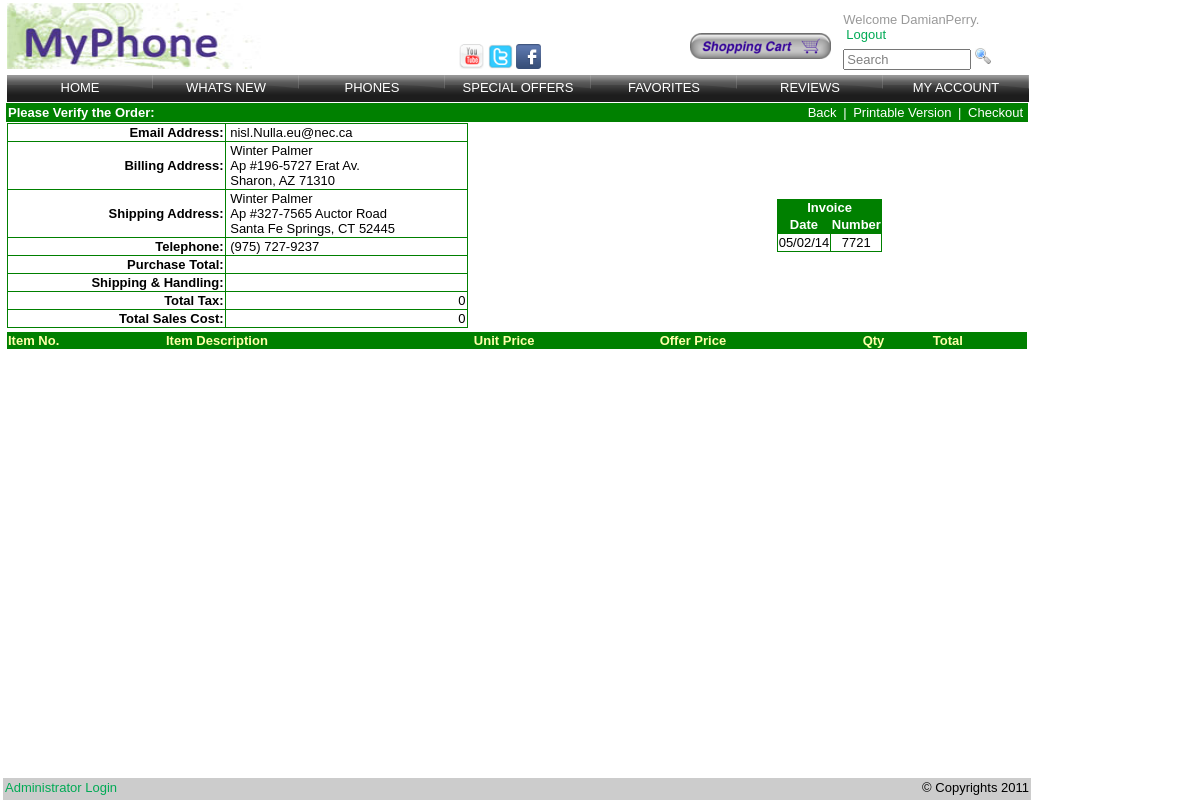
/check_out.php (signed in), run on the app's committed database.
### tables this page shows
CREATE TABLE IF NOT EXISTS `Customer` (
  `Customer_ID` int(11) NOT NULL AUTO_INCREMENT,
  `User_ID` varchar(45) NOT NULL,
  `User_PWD` varchar(45) NOT NULL,
  `FirstName` varchar(45) NOT NULL,
  `LastName` varchar(45) NOT NULL,
  `ShippingAddress` varchar(45) NOT NULL,
  `BillingAddress` varchar(45) NOT NULL,
  `Email` varchar(45) NOT NULL,
  `PhoneNumber` varchar(45) NOT NULL,
  `ShippingCity` varchar(45) NOT NULL,
  `ShippingState` varchar(45) NOT NULL,
  `ShippingZip` varchar(45) NOT NULL,
  `BillingCity` varchar(45) NOT NULL,
  `BillingState` varchar(45) NOT NULL,
  `BillingZip` varchar(45) NOT NULL,
  PRIMARY KEY (`Customer_ID`),
  UNIQUE KEY `User_ID_UNIQUE` (`User_ID`),
  UNIQUE KEY `Email_UNIQUE` (`Email`)
);

### html/include/Customer.php (called while the page is built, shortened)
<?php
require_once 'utils.php';
class Customer
{
	function __construct($row)
	{
		$this->User_ID = $row["User_ID"];
	}
}
function customerIsLoggedIn()
{
	if (isset($_SESSION["myusername"]))
		return true;
	return false;
}
function getLoggedInCustomer()
{
	if (customerIsLoggedIn())
		return loadCustomerFromDB($_SESSION["myusername"]);
	else
		return null;
}
function loadCustomerFromDB($UID)
{
	$con1 = db_connection_init();
	$result = mysql_query("SELECT * FROM  `Customer` WHERE  `User_ID` = '" . $UID . "'", $con1);
	$a = mysql_fetch_array($result);
	return new Customer($a);
}
?>

### html/check_out.php (the view, shortened to what this page needs)
<?php
	require_once 'include/utils.php';
	require_once 'include/Customer.php';
	require_once 'include/Body.php';
	$tax = round(($_SESSION['subTotal'] * .074),2);
	$total = $_SESSION['subTotal'] + $_POST['shipping'] + $tax;
	$customer = unserialize($_SESSION['customer']);
	$INVNUM = mt_rand(1000,9999);
?>
<html>
	<head>
	</head>
	<body>
		<div id="wrapper">
			<div id="main">
				<div class="panel">
					<?php menu_bar(); ?>
				</div>
			<div style="padding-top:1px"></div>
			<div id="PITA">
				<table id="tblHeader">
					<tr>
						<td>
							<b>Please Verify the Order:</b>
						</td>
						<td class="alt">
							<a class="alt" href="javascript:javascript:history.go(-1)">Back</a> |
							<a class="flip" id="flip" href="javascript:void(0)">Printable Version</a> |
							<a class="alt" href="OrderComplete.php">Checkout</a>
						</td>
					</tr>
				</table>
				<div class="Regular">
					<table id="tblContainer">
						<tr>
							<td>
								<table id="tblDetails">
									<tr>
										<td class="alt">
											<b>Email Address:</b>
										</td>
										<td>
											<?php echo spacer(1) . $customer->Email; ?>
										</td>
									</tr>
									<tr>
										<td class="alt">
											<b>Billing Address:</b>
										</td>
										<td>
											<?php
												echo spacer(1) . $customer->FirstName . spacer(1) . $customer->LastName . "<br />";
												echo spacer(1) . $customer->BillingAddress . "<br />";
												echo spacer(1) . $customer->BillingCity . ", " . $customer->BillingState . spacer(1) . $customer->BillingZip . "<br />";
											?>
										</td>
									</tr>
									<tr>
										<td class="alt">
											<b>Shipping Address:</b>
										</td>
										<td>
											<?php
												echo spacer(1) . $customer->FirstName . spacer(1) . $customer->LastName . "<br />";
												echo spacer(1) . $customer->ShippingAddress . "<br />";
												echo spacer(1) . $customer->ShippingCity . ", " . $customer->ShippingState . spacer(1) . $customer->ShippingZip . "<br />";
											?>
										</td>
									</tr>
									<tr>
										<td class="alt">
											<b>Telephone:</b>
										</td>
										<td>
											<?php echo spacer(1) . $customer->PhoneNumber ?>
										</td>
									</tr>
									<tr>
										<td class="alt">
											<b>Purchase Total:</b>
										</td>
										<td class="alt">
										</td>
									</tr>
									<tr>
										<td class="alt">
											<b>Shipping &#38; Handling:</b>
										</td>
										<td class="alt">
										</td>
									</tr>
									<tr>
										<td class="alt">
											<b>Total Tax:</b>
										</td>
										<td class="alt">
											<?php echo $tax; ?>
										</td>
									</tr>
									<tr>
										<td class="alt">
											<b>Total Sales Cost:</b>
										</td>
										<td class="alt">
											<?php echo $total; ?>
										</td>
									</tr>
								</table>
							</td>
							<td>
								<table id="tblInvoice">
									<tr>
										<th colspan=2>Invoice</th>
									</tr>
									<tr>
										<th>Date</th>
										<th>Number</th>
									</tr>
									<tr>
										<td><?php echo getTime("m/d/y"); ?></td>
										<td><?php echo $INVNUM; ?></td>
									</tr>
								</table>
							</td>
						</tr>
						<tr>
							<td></td>
						</tr>
						<tr>
							<td colspan=2>
								<table id="tblItem">
									<tr class="alt">
										<th>Item No.</th>
										<th>Item Description</th>
										<th>Unit Price</th>
										<th>Offer Price</th>
										<th>Qty</th>
										<th>Total</th>
									</tr>
								</table>
							</td>
						</tr>
					</table>
				</div>
				<table width="1024">
					<tr style="width:inherit;height:100px">
						<td></td>
					</tr>
				</table>
			</div>
			<div class="panel">
			</div>
		</div>
		</div>
	</body>
</html>

### html/parts/menubar.php (shortened to what this page needs)
<table width='1024' border=0>
	<tr style='width:inherit;'>
		<td width='254' rowspan="3">
			<a href='index.php'><img src='images/logo.jpg' width='255' height='66' /></a>
		</td>
		<td style='width: 168px' rowspan="3"></td>
		<td style='width: 208px' rowspan="3" valign="bottom">
			<a class='plain' href='http://www.youtube.com'><img src='images/youtube.png' width='25' height='25' alt='YouTube' /></a>
			<a class='plain' href='http://www.twitter.com'><img src='images/twitter.png' width='25' height='25' alt='Twitter' /></a>
			<a class='plain' href='http://www.facebook.com'><img src='images/facebook.png' width='25' height='25' alt='Facebook' /></a>
		</td>
		<td width='163' align='center' style='color: #4E358C; width: 150px; padding-top:20px;' rowspan="3">
			<form name="shopcart" action="shopping_cart.php" method="post">
				<a class='plain' href='#' onclick='document.shopcart.submit()' target='_self'>
				</a>
			</form>
		</td>
		<td class="login_text">
			<form id="login_form" name="myacct" action="myAccount.php" method="post">
				<?php
					if (customerIsLoggedIn())
					{
						$c = loadCustomerFromDB($_SESSION["myusername"]);
						echo "Welcome " . $c->User_ID . ". ";
					?>
						<a href="#" id="logout_show">Logout</a>
					<?php
					}
					else
					{
						echo "Not logged in. ";
					?>
						<input type='hidden' name='login' />
						<a href="#" id="login_show">Login</a>
					<?php
					}
				?>
			</form>
		</td>
	</tr>
	<tr>
		<td width='173'>
			<form style='background-color: white' method='get' action='gridsearch.php' enctype='text/plain' name='Search' style='border: thin solid #808080; margin: 7px auto auto auto; background-color: #E8E8E8; width: 153px;'>
				<input type='text' style='width: 120px; color: grey;' value='Search' name='Model' onfocus="clearText(event, 'Search'); setTextBlack(event);" onblur="restoreText(event, 'Search'); setTextGreyIf(event, 'Search');"/>
				<span class='button' onClick='validateSearch()'><img style='width: 16px; height: 16px' src='images/search.png' /></span>
			</form>
		</td>
	</tr>
</table>
<div class="menu">
	<ul>
		<li>
			<span class="menu_r">
				<a href="index.php" target="_self"><span class="menu_ar">Home</span></a>
			</span>
		</li>
		<li>
			<span class="menu_r">
				<a href="gridsearch.php?ReleaseDate" target="_self"><span class="menu_ar">Whats New</span></a>
			</span>
		</li>
		<li>
			<span class="menu_r">
				<a href="gridsearch.php" target="_self"><span class="menu_ar">Phones</span></a>
			</span>
		</li>
		<li>
			<span class="menu_r">
				<a href="gridsearch.php?Offers" target="_self"><span class="menu_ar">Special Offers</span></a>
			</span>
		</li>
		<li>
			<span class="menu_r">
				<?php
				if (getLoggedInCustomer())
				{
				?>
					<a href='gridsearch.php?Favorites' target='_self'><span class='menu_ar'>Favorites</span></a>
				<?php
				}
				?>
			</span>
		</li>
		<li>
			<span class="menu_r">
				<a href="Reviews.php" target="_self"><span class="menu_ar">Reviews</span></a>
			</span>
		</li>
		<li>
			<span class="menu_r">
			<form name="myacct2" action="myAccount.php" method="post">
				<a href='#' onclick='document.myacct2.submit()' target='_self'><span class='menu_ar'>My Account</span></a>
			</form>
			</span>
		</li>
	</ul>
	<br class="clearit" />
</div>

### html/css/menu.css (style rules this page uses)
.button { cursor: pointer; }
body { margin-top: 10px; }
td.login_text { padding-top: 10px; color: #999999; font-size: 12px; vertical-align: top; height: 15px; }
.menu { display: block; max-width: 1022px; min-width: 1022px; height: 27px; margin: 0; margin-left: 3px; padding: 0; background: #000000 url(../images/Menu/menu.gif) top left repeat-x; }
.menu ul { list-style: none; margin: 0; padding: 0; }
.menu ul li { float: left; margin: 0; padding: 0; background: transparent url(../images/Menu/menu_button.gif) top left no-repeat; }
.menu ul li a { height: 27px; float: left; text-transform: uppercase; font-family: "Helvetica Neue",helvetica,"microsoft sans serif",arial,sans-serif; font-size: 70%; color: #FFFFFF; text-decoration: none; background: transparent url(../images/Menu/menu_button.gif) top left no-repeat; padding: 0; }
.menu ul li a span.menu_ar { display:block; float: left; width:100%; height: 22px; padding-top: 5px; min-width: 146px; background: transparent url(../images/Menu/menu_button.gif) top right no-repeat; cursor: pointer; text-align: center; }

### html/css/all_pages.css (style rules this page uses)
html * { font-family: Arial, Helvetica, sans-serif; font-size: 13px; }
html, body, #wrapper { min-height: 100%; margin-left: 2px; margin-right: 2px; }
#wrapper { position: absolute; top: 0; left: 0; }
#main { max-width: 1024px; height: auto; padding-left: 2px; padding-bottom: 10px; }
a { outline: none; padding-top: 1px; padding-bottom: 1px; padding-left: 3px; padding-right: 3px; }
a:link { text-decoration: none; color: #00AA55; padding-top: 1px; padding-bottom: 1px; padding-left: 3px; padding-right: 3px; }
a > img { border: none; padding: 0 !important; background: none !important; }
a.plain { padding: 0; }
#PITA { padding-left:2px; }

### html/css/checkout.css (style rules this page uses)
#tblDetails, #tblItem, #tblHeader, #tblContainer, #tblInvoice { border-collapse:collapse; }
#tblItem, #tblHeader, #tblContainer { width:100%; }
#tblDetails td, #tblItem td, #tblHeader td, #tblInvoice td { border:1px solid green; }
#tblDetails { width:60%; }
#tblDetails td.alt { padding-left:20px; text-align:right; }
.alt { text-align:right; }
:hover.alt a, a.alt, a.flip { background-image: none; color:white; }
#tblItem th { color:#FFFFAA; text-align:left; background-color:green; }
#tblHeader, #tblInvoice th { background-color: green; color:white; }
#tblInvoice { width:10px; text-align:center; }
#tblInvoice th { text-align:center; }

### data on the page
customer: User_ID "DamianPerry", Email "nisl.Nulla.eu@nec.ca", FirstName "Winter", LastName "Palmer", BillingAddress "Ap #196-5727 Erat Av.", BillingCity "Sharon", BillingState "AZ", BillingZip "71310", ShippingAddress "Ap #327-7565 Auctor Road", ShippingCity "Santa Fe Springs", ShippingState "CT", ShippingZip "52445", PhoneNumber "(975) 727-9237"

### other printed values
$tax "0"
$total "0"
getTime("m/d/y") "05/02/14"
